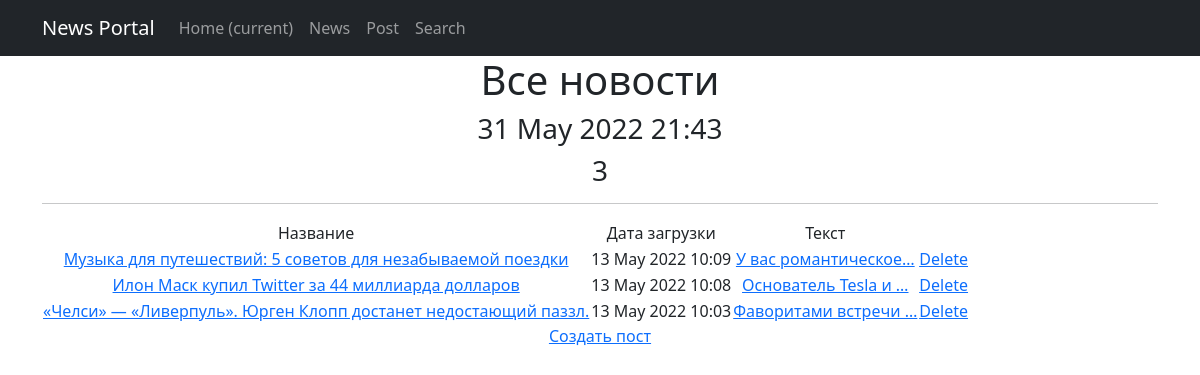
Page /post/ on the committed database.
### news/models.py (models this page shows, shortened)
class Post(models.Model):
    authors = models.ForeignKey(Author, on_delete=models.CASCADE)
    NEWS = 'nw'
    ARTICLE = 'ar'
    SELECT = (
        (NEWS, 'Новости'),
        (ARTICLE, 'Статья')
    )
    CategoryType = models.CharField(max_length=50, choices=SELECT, default=ARTICLE)
    DateCreation = models.DateTimeField(auto_now_add=True)
    PostCategories = models.ManyToManyField(Category, through='PostCategory')
    title = models.CharField(max_length=100)
    text = models.TextField()
    ratings = models.IntegerField(default=0)

### news/views.py (the view)
# urls.py: path('', PostList.as_view()),
class PostList(ListView):
    model = Post
    template_name = 'news.html'
    context_object_name = 'news'
    ordering = ['-DateCreation']
    paginate_by = 10
    def get_context_data(self, **kwargs):
        context = super().get_context_data(**kwargs)
        context['time_now'] = datetime.utcnow()
        return context

### news/templatetags/censor.py (called while the page is built)
@register.filter(name='censor')
def replace(value, str='идиот'):
    postfix = UNWANTED_WORDS[str]
    return f'{value}{postfix}'

### news/templates/news.html (shortened to what this page needs)
{% extends 'flatpages/default.html' %}
{% load censor %}
{% block content %}
   <h1>Все новости</h1>
   <h3>{{time_now|date:'d M Y H:i'}}</h3>
   <h3>{{news|length }}</h3>
   <hr>
   {% if news %}
       <table>
           <tr>
               <td>Название</td>
               <td>Дата загрузки</td>
               <td>Текст</td>
           </tr>
           {% for post in news %}
           <tr>
               <td><a href="{% url 'post_detail' post.id %}">{{post.title}}</a></td>
               <td>{{post.DateCreation|date:'d M Y H:i'}}</td>
               <td><a href="{% url 'post_update' post.id %}">{{post.text|censor|truncatechars:20}}</a></td>
               <td><a href="{% url 'post_delete' post.id %}"><u>Delete</u></a> </td>
           </tr>
           {% endfor %}
       </table>
   {% else %}
       <h2>Новостей нет!</h2>
   {% endif %}
<a href="{% url 'post_create' %}">Создать пост</a>
{% endblock content %}

### rows in the picture
Post: title "Музыка для путешествий: 5 советов для незабываемой поездки", DateCreation "13 May 2022 10:09", text|censor "У вас романтическое…"
Post: title "Илон Маск купил Twitter за 44 миллиарда долларов", DateCreation "13 May 2022 10:08", text|censor "Основатель Tesla и …"
Post: title "«Челси» — «Ливерпуль». Юрген Клопп достанет недостающий паззл.", DateCreation "13 May 2022 10:03", text|censor "Фаворитами встречи …"

### other values in the picture
{{ time_now|date:'d M Y H:i' }} "31 May 2022 21:43"
{{ news|length }} "3"
